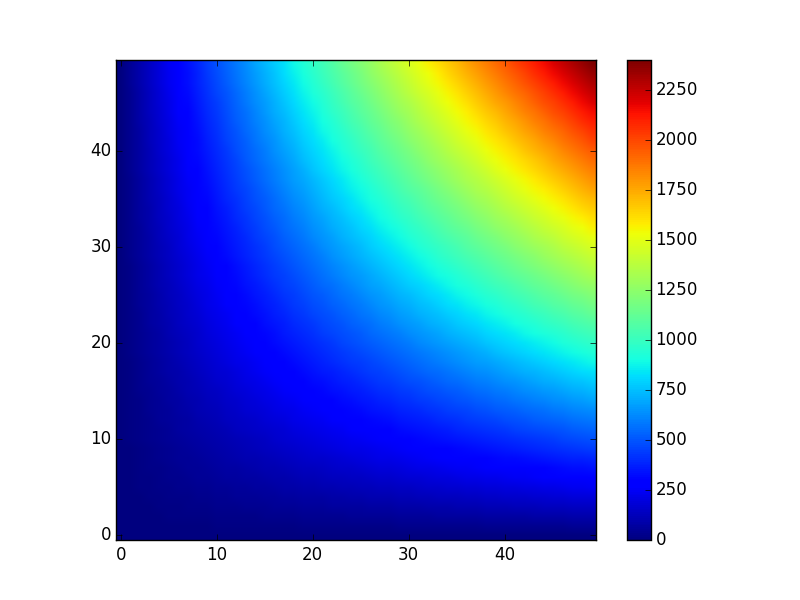

The Python source for this figure:
#!/usr/bin/env python3
# -*- coding: utf-8 -*-

# See: http://matplotlib.org/examples/pylab_examples/image_demo.html

import numpy as np
import matplotlib.pyplot as plt
from matplotlib import cm

# Fetch datas

z_matrix = np.array([[xi * yi for xi in range(50)] for yi in range(50)])

# Plot colour map

#interp='nearest'     # "raw" (non smooth) map
interp = 'bilinear'   # "smooth" map

plt.imshow(z_matrix, interpolation=interp, origin='lower') #, cmap=cm.binary)

plt.colorbar() # draw colorbar

# SAVE FILES ######################
plt.savefig("colour_map.png")

plt.show()

